Frame 1 (no input): blank canvas, image omitted
Frame 60 (no input): blank canvas, image omitted
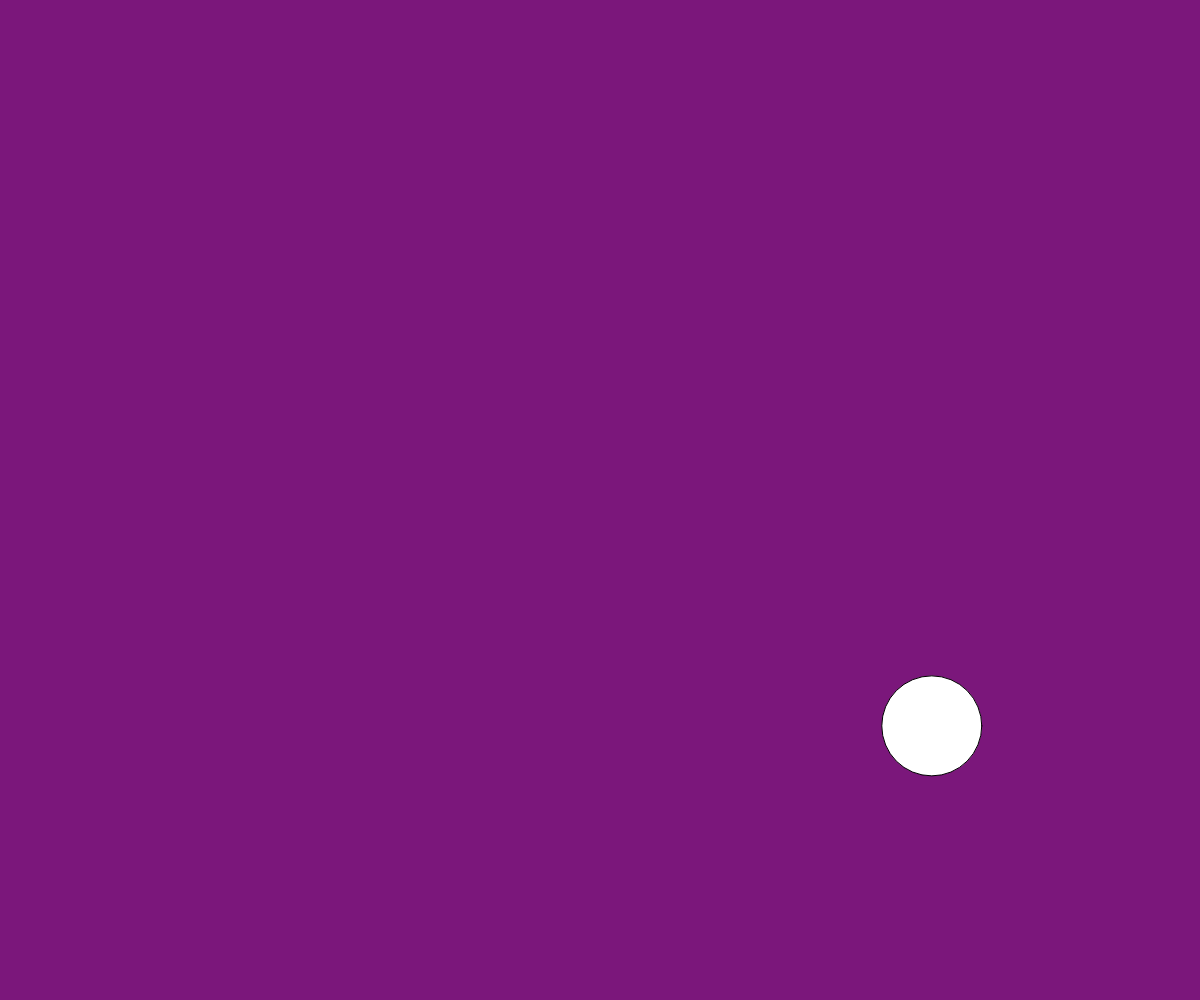
Frame 120 (the mouse pressed at the canvas centre since frame 60)

The p5.js sketch whose frames 1 and 60 were blank and that drew this single picture after the mouse press (run headless with seeded random() and noise() and a simulated clock; from frame 60 on, the mouse is pressed at the canvas centre):

// p5.js sketch
// ── sketch.js
let squareSize = 100;
let noiseScale = 2000;
let t = 12;

function setup() {
    createCanvas(windowWidth, windowHeight);
    angleMode(DEGREES);
  }
  function windowResized() {
      resizeCanvas(windowWidth, windowHeight);
    }

function draw() {
  background(123,23,123);

  let xOff = noise(t) * width / 2;
  let yOff = noise(t + 0.5) * height / 2;

  let xOffsetFromCursor = mouseX - width / 2;
  let yOffsetFromCursor = mouseY - height / 2;

  let x = width / 2 - xOffsetFromCursor + xOff - squareSize / 2;
  let y = height / 2 - yOffsetFromCursor + yOff - squareSize / 2;

  circle(x, y, squareSize, squareSize);

  t += 0.02;
}

// ── sketchklick.js
let xOff = 0.0;
let yOff = 10;
let amp = 300;

function setup() {
    createCanvas(windowWidth, windowHeight);
    angleMode(DEGREES);
}
function windowResized() {
    resizeCanvas(windowWidth, windowHeight);
}

function draw() {
    background(252, 236, 173);

//let a = 10;
    xOff = xOff + 0.03;
    yOff = yOff + 0.03;
    let newX=map(noise(xOff), 0, 1, -amp, amp);
    let newY=map(noise(yOff), 0, 1, -amp, amp);
    let x = mouseX + newX;
    let y = mouseY + newY;



    circle(x, y, 250);

}



// let xOffsetFromCursor = mouseX - width / 2;
// let yOffsetFromCursor = mouseY - height / 2;

// let x = width / 2 - xOffsetFromCursor + xOff - squareSize / 2;
// let y = height / 2 - yOffsetFromCursor + yOff - squareSize / 2;



// let inc = TWO_PI / 25.0;
//for (let i = 0; i < 25; i++) {
//    circle(i * 5, mouseY, i * 3, 50 + sin(a) * 10);
//    a = a + inc;
// }
